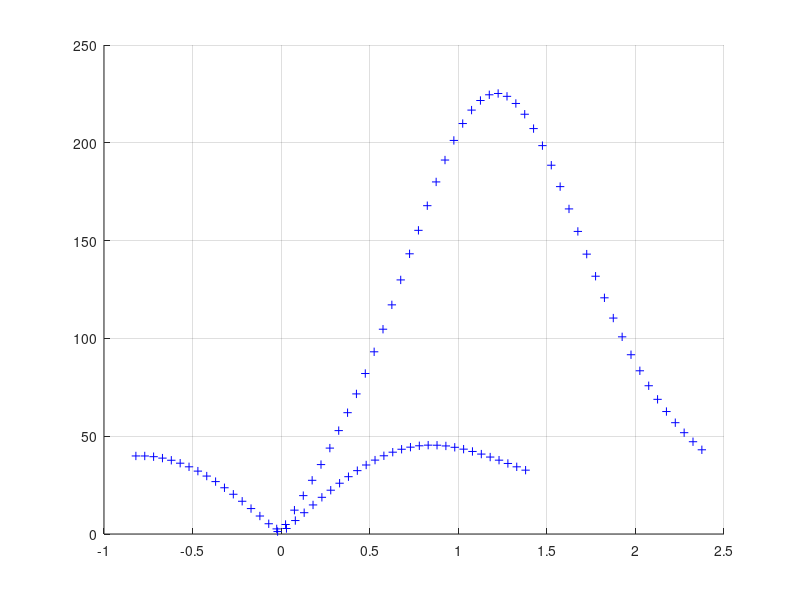

Write MATLAB code to recreate this figure.


x= [-2.5 -2 -1.5 -1 -.5 0 0.5 1 1.5 2 2.5 3 3.5 4 4.5 5 5.5 6 6.5 7 7.5 8 8.5 9 9.5 10 10.5 11 11.5 12 12.5 13 13.5 14 14.5 15 15.5 16 16.5 17 17.5 18 18.5 19 19.5 20 20.5 21 21.5];
BB=[1.74 3.24 8.13 13.08 18.3 23.66 29.28 35.24 41.35 47.75 54.7 62.1 69.8 78.1 86.6 95.5 103.5 111.9 120.0 127.46 134.14 139.9...
        144.48 147.75 149.7 150.14 149.17 146.74 143.07 138.18 132.37 125.69 118.4 110.8 103.13 95.39 87.86 80.50 73.6 67.2 61.1 55.63 50.53 45.90 41.74...
        37.94 34.53 31.45 28.7];

x=(x+2.25)/10;
hold on
plot (x,1.5*BB,'+b')
grid on



x= [-1 -.5 0 0.5 1 1.5 2 2.5 3 3.5 4 4.5 5 5.5 6 6.5 7 7.5 8 8.5 9 9.5 10 10.5 11 11.5 12 12.5 13 13.5 14 14.5 15 15.5 16 16.5 17 17.5 18 18.5 19 19.5 20 20.5 21];
BB=[32.64 34.35 36.06 37.75 39.34 40.86 42.2 43.38 44.33 45.02 45.39 45.43 45.10 44.40 43.33 41.83 39.99 37.78 35.28 32.39 29.30 25.96...
        22.39 18.76 14.86 10.89 6.88 2.81 1.25 5.24 9.2 13.0 16.74 20.32 23.64 26.79 29.62 32.15 34.35 36.2 37.7 38.8 39.53 39.89 39.90];

x=(x-12.8)/10;

plot (-1*x,BB,'+b')
hold off
grid on

